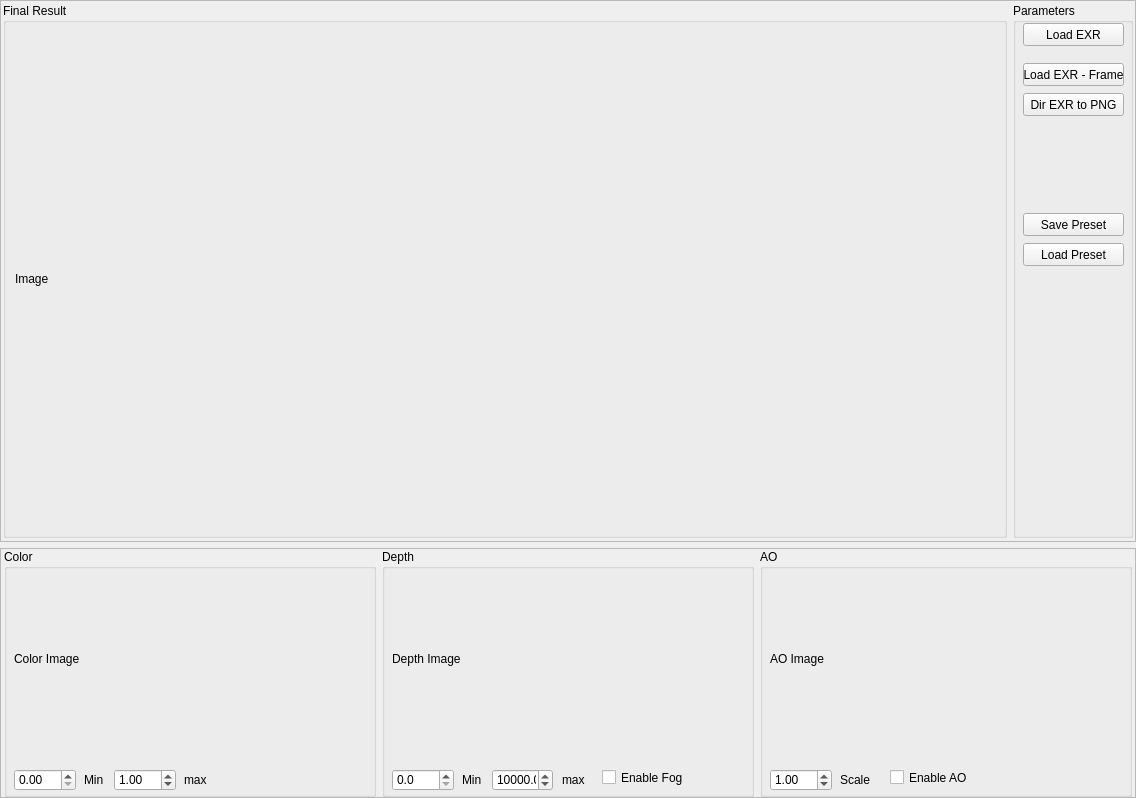
<?xml version="1.0" encoding="UTF-8"?>
<ui version="4.0">
 <class>MainWindow</class>
 <widget class="QMainWindow" name="MainWindow">
  <property name="geometry">
   <rect>
    <x>0</x>
    <y>0</y>
    <width>1136</width>
    <height>798</height>
   </rect>
  </property>
  <property name="windowTitle">
   <string>MainWindow</string>
  </property>
  <widget class="QWidget" name="centralwidget">
   <layout class="QVBoxLayout" name="verticalLayout">
    <property name="leftMargin">
     <number>0</number>
    </property>
    <property name="topMargin">
     <number>0</number>
    </property>
    <property name="rightMargin">
     <number>0</number>
    </property>
    <property name="bottomMargin">
     <number>0</number>
    </property>
    <item>
     <widget class="QFrame" name="frame_2">
      <property name="frameShape">
       <enum>QFrame::StyledPanel</enum>
      </property>
      <property name="frameShadow">
       <enum>QFrame::Raised</enum>
      </property>
      <layout class="QHBoxLayout" name="horizontalLayout_2">
       <property name="leftMargin">
        <number>2</number>
       </property>
       <property name="topMargin">
        <number>2</number>
       </property>
       <property name="rightMargin">
        <number>2</number>
       </property>
       <property name="bottomMargin">
        <number>3</number>
       </property>
       <item>
        <widget class="QGroupBox" name="groupBox">
         <property name="title">
          <string>Final Result</string>
         </property>
         <layout class="QHBoxLayout" name="horizontalLayout_3">
          <item>
           <widget class="QLabel" name="label_imagefinal">
            <property name="text">
             <string>Image</string>
            </property>
           </widget>
          </item>
         </layout>
        </widget>
       </item>
       <item>
        <widget class="QGroupBox" name="groupBox_5">
         <property name="maximumSize">
          <size>
           <width>120</width>
           <height>16777215</height>
          </size>
         </property>
         <property name="title">
          <string>Parameters</string>
         </property>
         <widget class="QPushButton" name="button_loadexr">
          <property name="geometry">
           <rect>
            <x>10</x>
            <y>20</y>
            <width>101</width>
            <height>23</height>
           </rect>
          </property>
          <property name="text">
           <string>Load EXR</string>
          </property>
         </widget>
         <widget class="QPushButton" name="button_loadexr_frame">
          <property name="geometry">
           <rect>
            <x>10</x>
            <y>60</y>
            <width>101</width>
            <height>23</height>
           </rect>
          </property>
          <property name="text">
           <string>Load EXR - Frame</string>
          </property>
         </widget>
         <widget class="QPushButton" name="button_compileexr_dir">
          <property name="geometry">
           <rect>
            <x>10</x>
            <y>90</y>
            <width>101</width>
            <height>23</height>
           </rect>
          </property>
          <property name="text">
           <string>Dir EXR to PNG</string>
          </property>
         </widget>
         <widget class="QPushButton" name="button_save_preset">
          <property name="geometry">
           <rect>
            <x>10</x>
            <y>210</y>
            <width>101</width>
            <height>23</height>
           </rect>
          </property>
          <property name="text">
           <string>Save Preset</string>
          </property>
         </widget>
         <widget class="QPushButton" name="button_load_preset">
          <property name="geometry">
           <rect>
            <x>10</x>
            <y>240</y>
            <width>101</width>
            <height>23</height>
           </rect>
          </property>
          <property name="text">
           <string>Load Preset</string>
          </property>
         </widget>
        </widget>
       </item>
      </layout>
     </widget>
    </item>
    <item>
     <widget class="QFrame" name="frame">
      <property name="minimumSize">
       <size>
        <width>0</width>
        <height>250</height>
       </size>
      </property>
      <property name="maximumSize">
       <size>
        <width>16777215</width>
        <height>250</height>
       </size>
      </property>
      <property name="frameShape">
       <enum>QFrame::StyledPanel</enum>
      </property>
      <property name="frameShadow">
       <enum>QFrame::Raised</enum>
      </property>
      <layout class="QHBoxLayout" name="horizontalLayout">
       <property name="leftMargin">
        <number>3</number>
       </property>
       <property name="topMargin">
        <number>0</number>
       </property>
       <property name="rightMargin">
        <number>3</number>
       </property>
       <property name="bottomMargin">
        <number>0</number>
       </property>
       <item>
        <widget class="QGroupBox" name="groupBox_2">
         <property name="title">
          <string>Color</string>
         </property>
         <widget class="QLabel" name="label_color">
          <property name="geometry">
           <rect>
            <x>10</x>
            <y>20</y>
            <width>320</width>
            <height>180</height>
           </rect>
          </property>
          <property name="text">
           <string>Color Image</string>
          </property>
         </widget>
         <widget class="QDoubleSpinBox" name="doubleSpinBox_ColorMin">
          <property name="geometry">
           <rect>
            <x>10</x>
            <y>220</y>
            <width>62</width>
            <height>22</height>
           </rect>
          </property>
          <property name="singleStep">
           <double>0.010000000000000</double>
          </property>
         </widget>
         <widget class="QLabel" name="label_3">
          <property name="geometry">
           <rect>
            <x>80</x>
            <y>220</y>
            <width>47</width>
            <height>21</height>
           </rect>
          </property>
          <property name="text">
           <string>Min</string>
          </property>
         </widget>
         <widget class="QLabel" name="label_4">
          <property name="geometry">
           <rect>
            <x>180</x>
            <y>220</y>
            <width>47</width>
            <height>21</height>
           </rect>
          </property>
          <property name="text">
           <string>max</string>
          </property>
         </widget>
         <widget class="QDoubleSpinBox" name="doubleSpinBox_ColorMax">
          <property name="geometry">
           <rect>
            <x>110</x>
            <y>220</y>
            <width>62</width>
            <height>22</height>
           </rect>
          </property>
          <property name="singleStep">
           <double>0.010000000000000</double>
          </property>
          <property name="stepType">
           <enum>QAbstractSpinBox::DefaultStepType</enum>
          </property>
          <property name="value">
           <double>1.000000000000000</double>
          </property>
         </widget>
        </widget>
       </item>
       <item>
        <widget class="QGroupBox" name="groupBox_3">
         <property name="title">
          <string>Depth</string>
         </property>
         <widget class="QLabel" name="label_depth">
          <property name="geometry">
           <rect>
            <x>10</x>
            <y>20</y>
            <width>320</width>
            <height>180</height>
           </rect>
          </property>
          <property name="text">
           <string>Depth Image</string>
          </property>
         </widget>
         <widget class="QLabel" name="label_5">
          <property name="geometry">
           <rect>
            <x>80</x>
            <y>220</y>
            <width>47</width>
            <height>21</height>
           </rect>
          </property>
          <property name="text">
           <string>Min</string>
          </property>
         </widget>
         <widget class="QDoubleSpinBox" name="doubleSpinBox_DepthMax">
          <property name="geometry">
           <rect>
            <x>110</x>
            <y>220</y>
            <width>61</width>
            <height>22</height>
           </rect>
          </property>
          <property name="decimals">
           <number>1</number>
          </property>
          <property name="maximum">
           <double>100000.000000000000000</double>
          </property>
          <property name="singleStep">
           <double>100.000000000000000</double>
          </property>
          <property name="stepType">
           <enum>QAbstractSpinBox::DefaultStepType</enum>
          </property>
          <property name="value">
           <double>10000.000000000000000</double>
          </property>
         </widget>
         <widget class="QDoubleSpinBox" name="doubleSpinBox_DepthMin">
          <property name="geometry">
           <rect>
            <x>10</x>
            <y>220</y>
            <width>62</width>
            <height>22</height>
           </rect>
          </property>
          <property name="decimals">
           <number>1</number>
          </property>
          <property name="maximum">
           <double>10000.000000000000000</double>
          </property>
          <property name="singleStep">
           <double>100.000000000000000</double>
          </property>
         </widget>
         <widget class="QLabel" name="label_6">
          <property name="geometry">
           <rect>
            <x>180</x>
            <y>220</y>
            <width>47</width>
            <height>21</height>
           </rect>
          </property>
          <property name="text">
           <string>max</string>
          </property>
         </widget>
         <widget class="QCheckBox" name="checkBox_Depth">
          <property name="geometry">
           <rect>
            <x>220</x>
            <y>220</y>
            <width>91</width>
            <height>17</height>
           </rect>
          </property>
          <property name="text">
           <string>Enable Fog</string>
          </property>
         </widget>
        </widget>
       </item>
       <item>
        <widget class="QGroupBox" name="groupBox_4">
         <property name="title">
          <string>AO</string>
         </property>
         <widget class="QLabel" name="label_AO">
          <property name="geometry">
           <rect>
            <x>10</x>
            <y>20</y>
            <width>320</width>
            <height>180</height>
           </rect>
          </property>
          <property name="text">
           <string>AO Image</string>
          </property>
         </widget>
         <widget class="QDoubleSpinBox" name="doubleSpinBox_AOScale">
          <property name="geometry">
           <rect>
            <x>10</x>
            <y>220</y>
            <width>62</width>
            <height>22</height>
           </rect>
          </property>
          <property name="decimals">
           <number>2</number>
          </property>
          <property name="singleStep">
           <double>0.010000000000000</double>
          </property>
          <property name="value">
           <double>1.000000000000000</double>
          </property>
         </widget>
         <widget class="QLabel" name="label_7">
          <property name="geometry">
           <rect>
            <x>80</x>
            <y>220</y>
            <width>47</width>
            <height>21</height>
           </rect>
          </property>
          <property name="text">
           <string>Scale</string>
          </property>
         </widget>
         <widget class="QCheckBox" name="checkBox_AO">
          <property name="geometry">
           <rect>
            <x>130</x>
            <y>220</y>
            <width>91</width>
            <height>17</height>
           </rect>
          </property>
          <property name="text">
           <string>Enable AO</string>
          </property>
         </widget>
        </widget>
       </item>
      </layout>
     </widget>
    </item>
   </layout>
  </widget>
  <widget class="QMenuBar" name="menubar">
   <property name="geometry">
    <rect>
     <x>0</x>
     <y>0</y>
     <width>1136</width>
     <height>21</height>
    </rect>
   </property>
  </widget>
 </widget>
 <resources/>
 <connections/>
</ui>
